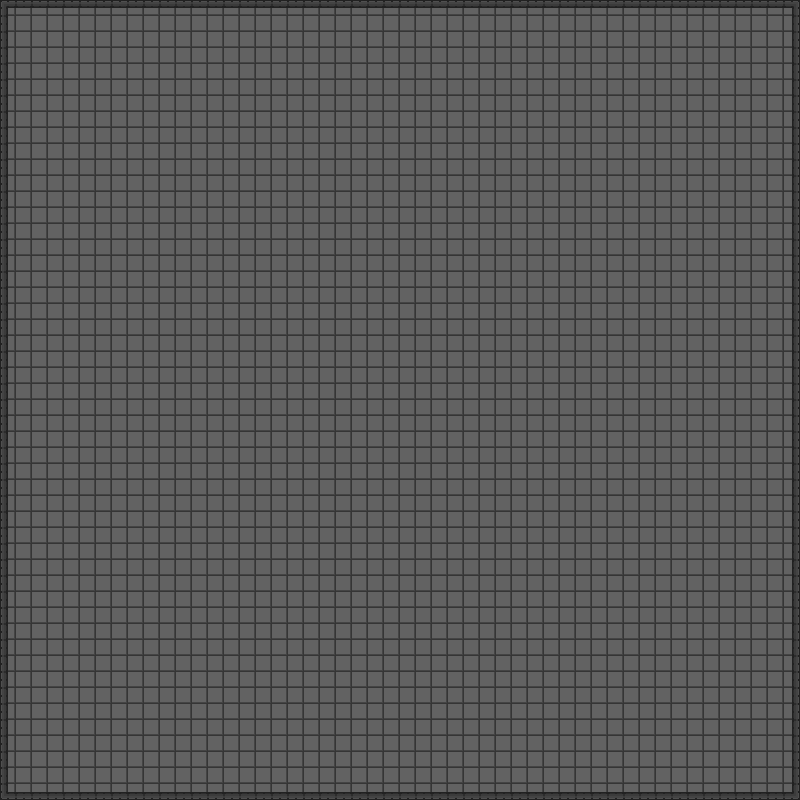

Tiled map render using the project's own tile images. Description and the map definition, with tile-layer contents summarised, below:
An orthogonal 50x50 tile map with 16x16 px tiles, 2 tile layers (Слой тайлов 2, Слой тайлов 1), 2 tilesets.

<map version="1.0" orientation="orthogonal" renderorder="right-up" width="50" height="50" tilewidth="16" tileheight="16" nextobjectid="1">
 <tileset firstgid="1" name="walls" tilewidth="16" tileheight="16" tilecount="24" columns="0">
  <tile id="0">
   <image width="16" height="16" source="not_used_yet/D walls/Walls0-0.png" />
  </tile>
  <tile id="1">
   <image width="16" height="16" source="not_used_yet/D walls/Walls0-1.png" />
  </tile>
  <tile id="2">
   <image width="16" height="16" source="not_used_yet/D walls/Walls0-2.png" />
  </tile>
  <tile id="3">
   <image width="16" height="16" source="not_used_yet/D walls/Walls0-3.png" />
  </tile>
  <tile id="4">
   <image width="16" height="16" source="not_used_yet/D walls/Walls1-0.png" />
  </tile>
  <tile id="5">
   <image width="16" height="16" source="not_used_yet/D walls/Walls1-1.png" />
  </tile>
  <tile id="6">
   <image width="16" height="16" source="not_used_yet/D walls/Walls1-2.png" />
  </tile>
  <tile id="7">
   <image width="16" height="16" source="not_used_yet/D walls/Walls1-3.png" />
  </tile>
  <tile id="8">
   <image width="16" height="16" source="not_used_yet/D walls/Walls2-0.png" />
  </tile>
  <tile id="9">
   <image width="16" height="16" source="not_used_yet/D walls/Walls2-1.png" />
  </tile>
  <tile id="10">
   <image width="16" height="16" source="not_used_yet/D walls/Walls2-2.png" />
  </tile>
  <tile id="11">
   <image width="16" height="16" source="not_used_yet/D walls/Walls2-3.png" />
  </tile>
  <tile id="12">
   <image width="16" height="16" source="not_used_yet/D walls/Walls3-0.png" />
  </tile>
  <tile id="13">
   <image width="16" height="16" source="not_used_yet/D walls/Walls3-1.png" />
  </tile>
  <tile id="14">
   <image width="16" height="16" source="not_used_yet/D walls/Walls3-2.png" />
  </tile>
  <tile id="15">
   <image width="16" height="16" source="not_used_yet/D walls/Walls3-3.png" />
  </tile>
  <tile id="16">
   <image width="16" height="16" source="not_used_yet/D walls/Walls4-0.png" />
  </tile>
  <tile id="17">
   <image width="16" height="16" source="not_used_yet/D walls/Walls4-1.png" />
  </tile>
  <tile id="18">
   <image width="16" height="16" source="not_used_yet/D walls/Walls4-2.png" />
  </tile>
  <tile id="19">
   <image width="16" height="16" source="not_used_yet/D walls/Walls4-3.png" />
  </tile>
  <tile id="20">
   <image width="16" height="16" source="not_used_yet/D walls/Walls5-0.png" />
  </tile>
  <tile id="21">
   <image width="16" height="16" source="not_used_yet/D walls/Walls5-1.png" />
  </tile>
  <tile id="22">
   <image width="16" height="16" source="not_used_yet/D walls/Walls5-2.png" />
  </tile>
  <tile id="23">
   <image width="16" height="16" source="not_used_yet/D walls/Walls5-3.png" />
  </tile>
 </tileset>
 <tileset firstgid="25" name="tile" tilewidth="16" tileheight="16" margin="1" tilecount="1" columns="1">
  <image source="tile.png" width="32" height="32" />
 </tileset>
 <layer name="Слой тайлов 2" width="50" height="50">
  <data>[2500 cells, 2500 non-empty, 1 distinct tile ids]</data>
 </layer>
 <layer name="Слой тайлов 1" width="50" height="50">
  <data>[2500 cells, 196 non-empty, 8 distinct tile ids]</data>
 </layer>
</map>
